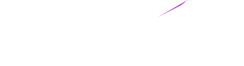
Frame 1 (no input)
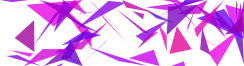
Frame 60 (the mouse pressed at the canvas centre just before this capture)
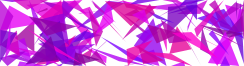
Frame 120 (the mouse held since frame 60 and released just before this capture)

The Processing sketch that drew these frames (run headless with seeded random() and noise(); from frame 60 on, the mouse is pressed at the canvas centre):

// Processing sketch: triangles_in_square
// ── triangles_in_square.pde
int counter = 0;
int stop = 2000;
void setup(){
  size(244,66);
  background(255);
  stroke(255);
  noStroke();
}

void draw(){
  
  float x = random(0,width);
  float y = random(0,height);
  
  PVector p2 = pointCloseTo(x,y,height/2);
  PVector p3 = pointCloseTo(x,y,height/2);
  
  int r = (int)random(100,255);
  int b = (int)random(150,255);
  
  fill(r,0,b,200);
  
  triangle(x,y,p2.x,p2.y,p3.x,p3.y);
  
  counter += 1;
  if(counter == stop){
   noLoop(); 
  }
}

PVector pointCloseTo(float _x, float _y, int _dist){
  float newX = min(max(0,random(_x - _dist, _x + _dist)),width);
  float newY = min(max(0,random(_y - _dist, _y + _dist)),height);
  
  return new PVector(newX,newY);
}
